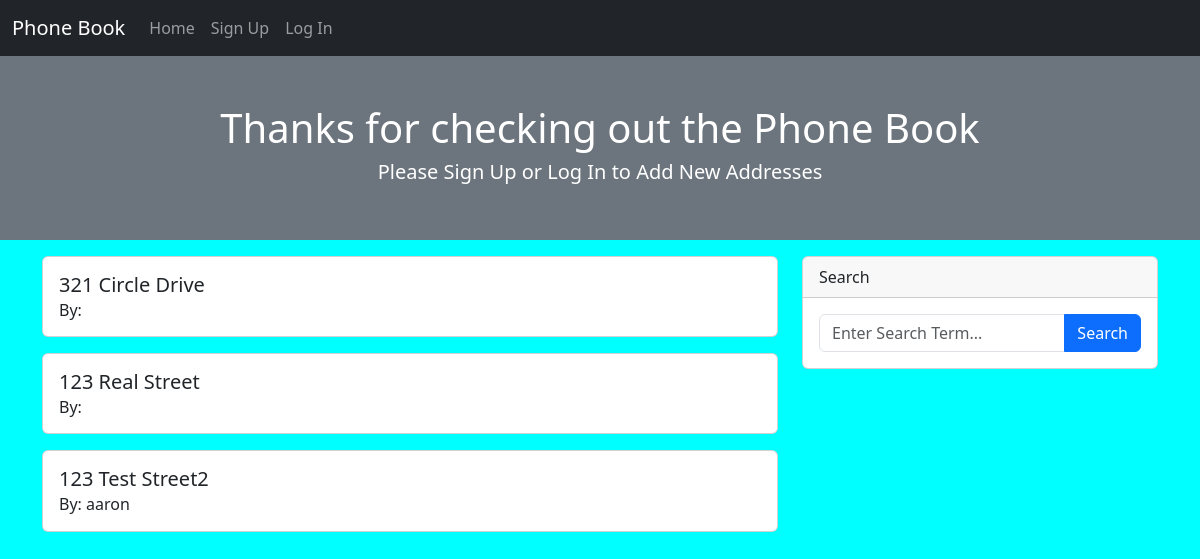
Before: / with the older database file.
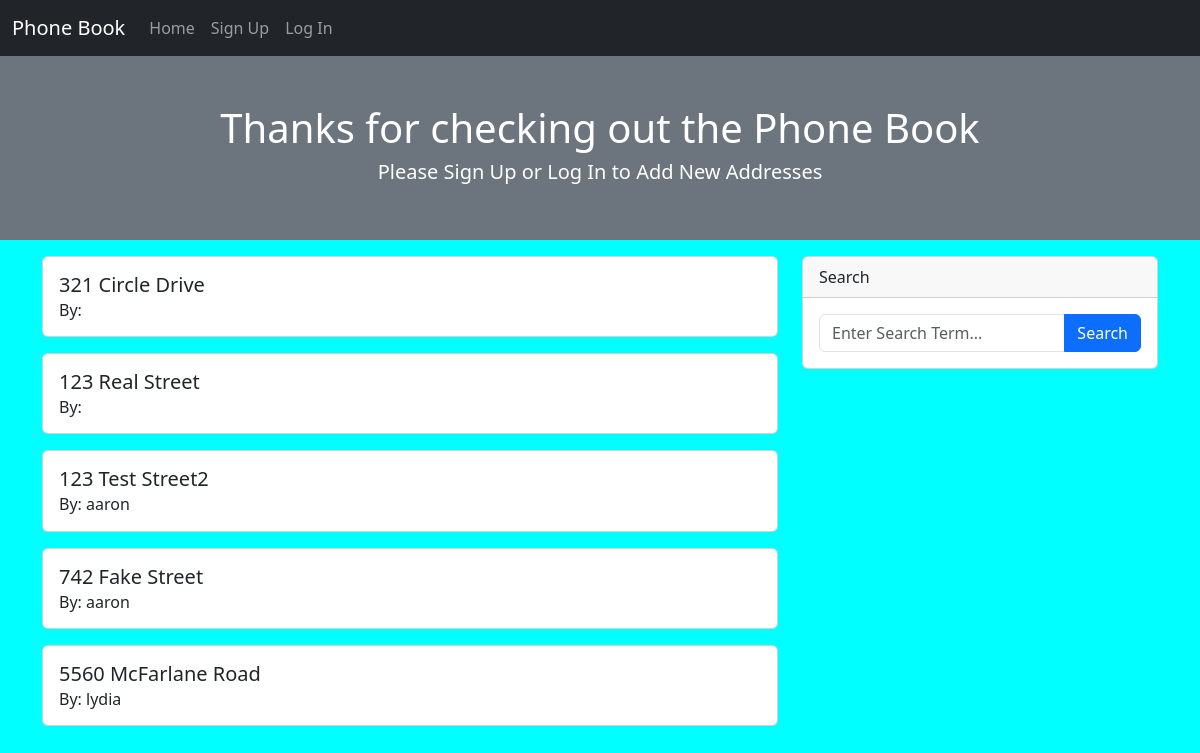
After: the same page with the newer database file.
### app/models.py (models this page shows, shortened)
class Address(db.Model):
    id = db.Column(db.Integer, primary_key=True)
    first_name = db.Column(db.String(50), nullable=False)
    last_name = db.Column(db.String(50), nullable=False)
    phone_number = db.Column(db.String(25), nullable=False)
    address = db.Column(db.String(75), nullable=False)
    user_id = db.Column(db.Integer, db.ForeignKey('user.id')) # SQL - FOREIGN KEY(user_id) REFERENCES user(id)

class User(db.Model, UserMixin):
    id = db.Column(db.Integer, primary_key=True)
    first_name = db.Column(db.String(50), nullable=False)
    last_name = db.Column(db.String(50), nullable=False)
    email = db.Column(db.String(75), nullable=False, unique=True)
    username = db.Column(db.String(75), nullable=False, unique=True)
    password = db.Column(db.String(255), nullable=False)
    date_created = db.Column(db.DateTime, nullable=False, default=datetime.utcnow)
    address = db.relationship('Address', backref='author')

### app/routes.py (the view)
@app.route('/', methods=["GET", "POST"])
def index():
    addresses = Address.query.all()
    form = SearchForm()
    if form.validate_on_submit():
        search_term = form.search_term.data
        addresses = db.session.execute(db.select(Address).where((Address.address.ilike(f"%{search_term}%")) | (Address.phone_number.ilike(f"%{search_term}%")))).scalars().all()
    return render_template('index.html', addresses=addresses, form=form)

### app/forms.py
class SearchForm(FlaskForm):
    search_term = StringField("Search Term")
    submit = SubmitField("Search")

### app/templates/index.html (shortened to what this page needs)
{% extends 'base.html' %}
{% block header %}
    <h1>Thanks for checking out the Phone Book</h1>
    {% if current_user.is_authenticated %}
        <h5>Nice to see you again, {{ current_user.username }}!</h5>
    {% else %}
        <h5>Please Sign Up or Log In to Add New Addresses</h5>
    {% endif %}
{% endblock %}
{% block content %}
    <div class="row">
        <div class="col-12 col-lg-8 order-1 order-lg-0">
            {% for address in addresses %}
                <div class="card mt-3">
                    <div class="row g-0">
                        <div class="col-md-8">
                            <div class="card-body">
                                <h5 class="card-title">{{ address.address }}</h5>
                                <h6 class="card-subtitle">By: {{ address.author.username }}</h6>
                            </div>
                        </div>
                    </div>
                </div>
            {% endfor %}
        </div>
        <div class="col-12 col-lg-4 order-0 order-lg-1">
            <div class="position-sticky top-0">
                <div class="card mt-3">
                    <div class="card-header">Search</div>
                    <div class="card-body">
                        <form action="" method="post">
                            <div class="input-group">
                                {{ form.search_term(class="form-control", placeholder="Enter Search Term...") }}
                                {{ form.submit(class="btn btn-primary") }}
                            </div>
                        </form>
                    </div>
                </div>
            </div>
        </div>
    </div>
{% endblock %}

Changed rows visible on the page:
added Address: address "742 Fake Street", author.username "aaron"
added Address: address "5560 McFarlane Road", author.username "lydia"
